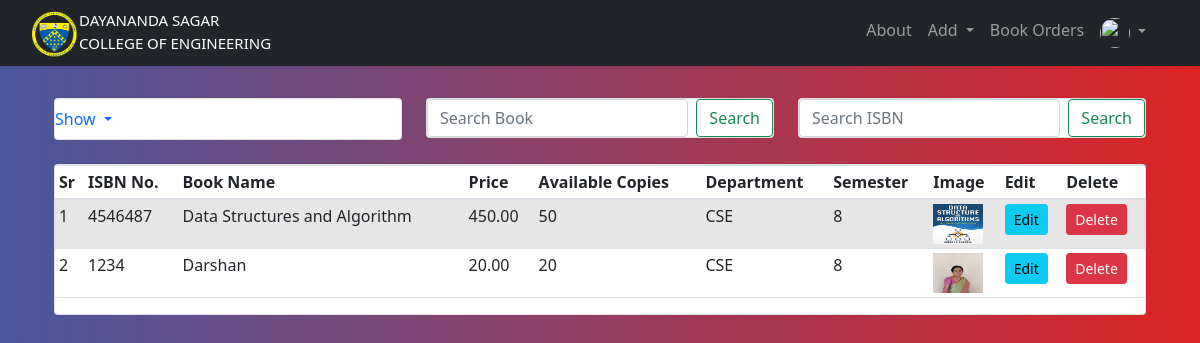
/admin_home (signed in), run on an earlier commit of the app's database.
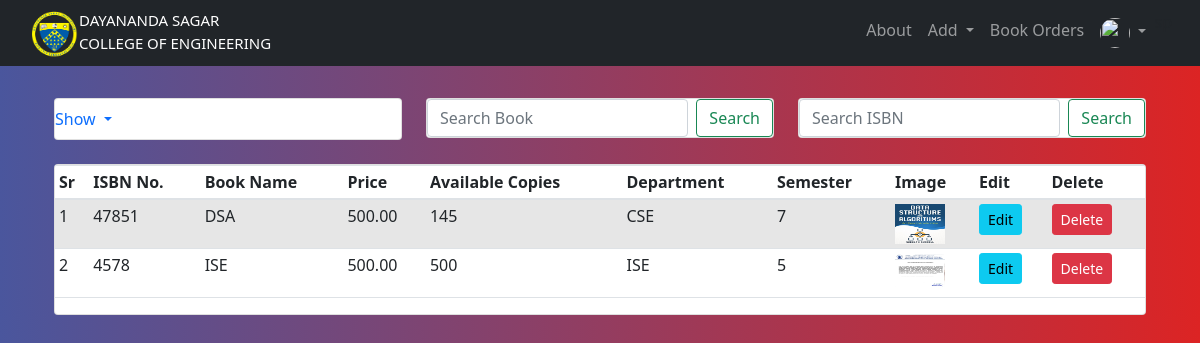
And on a later commit of the database.
### website/models.py (models this page shows, shortened)
class Addbook(db.Model):
    __tablename__='addbook'
    __searchable__ = ['name', 'desc', 'isbn']
    id = db.Column(db.Integer, primary_key=True)
    name = db.Column(db.String(80), nullable=False)
    price = db.Column(db.Numeric(10,2), nullable=False)
    isbn = db.Column(db.Integer,default=0)
    stock = db.Column(db.Integer,nullable=False)
    available_copies = db.Column(db.Integer,nullable=False)
    desc = db.Column(db.Text, nullable=False)
    pub_date = db.Column(db.DateTime, nullable=False, default=datetime.utcnow)
    department_id = db.Column(db.Integer, db.ForeignKey('department.id'),nullable=False)
    department = db.relationship('Department', backref=db.backref('departments',lazy=True))
    semester_id = db.Column(db.Integer, db.ForeignKey('semester.id'),nullable=False)
    semester = db.relationship('Semester', backref=db.backref('semesters',lazy=True))
    image_1 = db.Column(db.String(150), nullable=False, default='image.jpg')
    image_2 = db.Column(db.String(150), nullable=False, default='image.jpg')
    image_3 = db.Column(db.String(150), nullable=False, default='image.jpg')

class Department(db.Model):
        __searchable__ = ['name']
        id = db.Column(db.Integer, primary_key = True)
        name = db.Column(db.String(30), nullable = False, unique = True)

class Semester(db.Model):
        __searchable__ = ['name']
        id = db.Column(db.Integer, primary_key = True)
        name = db.Column(db.String(30), nullable = False, unique = True)

### website/views.py (the view)
@views.route('/admin_home')
@login_required
@requires_access_level("admin")
def admin_home():
    books = Addbook.query.all()
    return render_template("admin_home.html", user=current_user,books=books)

### website/models.py (called while the page is built)
        def get_urole(self):
                return self.urole

### website/views.py (called while the page is built)
def requires_access_level(access_level):
    def decorator(f):
        @wraps(f)
        def decorated_function(*args, **kwargs):
            if not current_user.is_authenticated:
                flash('Login to Access', 'error')
                return redirect(url_for('views.home'))
            if current_user.get_urole()!=access_level:
                logout_user()
                flash('You do not have access to this resource. You have been automatically Logged Out', 'error')
                return redirect(url_for('views.home'))
            return f(*args, **kwargs)
        return decorated_function
    return decorator

### website/templates/admin_home.html (shortened to what this page needs)
{% extends "base.html" %} {% block title %}Admin Home{% endblock %}
{% block content %}
<br>
<br>
<br>
<div class="container">
  <div class="row">
      <div class="col-md-4">
          <div class="card mt-100">
              <ul class="navbar-nav me-auto mb-2 mb-lg-0">
              <li class="nav-item dropdown">
                  <a class="nav-link dropdown-toggle" href="#" id="navbarDropdown" role="button" data-bs-toggle="dropdown" aria-expanded="false">
                    Show
                  </a>
                </li>
              </ul>
          </div>
      </div>
      <div class="col-md-4">
        <div class="card mt-100">
          <form class="d-flex">
            <input class="form-control me-2" type="search" placeholder="Search Book" aria-label="Search">
            <button class="btn btn-outline-success" type="submit">Search</button>
          </form>
        </div>
    </div>
    <div class="col-md-4">
      <div class="card mt-100">
        <form class="d-flex">
          <input class="form-control me-2" type="search" placeholder="Search ISBN" aria-label="Search">
          <button class="btn btn-outline-success" type="submit">Search</button>
        </form>
      </div>
  </div>
  </div>
  </div>
  <br/>
<div class="container">
  <div class="card">
  <table class="table table-sm table-condensed table-striped">
    <thead>
      <th>Sr</th>
      <th>ISBN No.</th>
      <th>Book Name</th>
      <th>Price</th>
      <th>Available Copies</th>
      <th>Department</th>
      <th>Semester</th>
      <th>Image</th>
      <th>Edit</th>
      <th>Delete</th>
    </thead>
    <tbody>
      {% for book in books %}
      <tr>
        <td>{{loop.index}}</td>
        <td>{{book.isbn}}</td>
        <td>{{book.name}}</td>
        <td>{{book.price}}</td>
        <td>{{book.stock}}</td>
        <td>{{book.department.name}}</td>
        <td>{{book.semester.name}}</td>
        <td><img src="{{url_for('static',filename='images/'+ book.image_1 )}}" width="50" height="40"></td>
        <td><a href="{{url_for('add.updatebook', id=book.id)}}" class="btn btn-info btn-sm">Edit </a></td>
        <td>
        <button type="button" class="btn btn-danger btn-sm" data-toggle="modal" data-target="#exampleModal-{{book.id}}">
        Delete
        </button>
        </td>
      </tr>
      {% endfor %}
    </tbody>
  </table>
</div>
</div>
{% endblock %}

### website/templates/base.html (shortened to what this page needs)
<!DOCTYPE html>
<html>
    <head>
        <link
      rel="stylesheet"
      href="https://stackpath.bootstrapcdn.com/bootstrap/4.4.1/css/bootstrap.min.css"
    />
    <link
      rel="stylesheet"
      href="https://stackpath.bootstrapcdn.com/font-awesome/4.7.0/css/font-awesome.min.css"
    />
    <link href="https://cdn.jsdelivr.net/npm/bootstrap@5.1.3/dist/css/bootstrap.min.css" rel="stylesheet">
    <link href="https://cdn.jsdelivr.net/npm/bootstrap@5.1.3/dist/css/bootstrap.min.css" rel="stylesheet">
    <link rel="stylesheet" type="text/css" href="{{url_for('static',filename='style.css')}}">
  </head>
    <body class="bg-nav">
        <nav class="navbar navbar-expand-lg navbar-dark bg-dark">
            <div class="container-fluid">
              {% if user.is_authenticated %}
              {% if user.get_urole()=="admin" %}
              <a href="/admin_home">
              {% elif user.get_urole()=="student" %}
              <a href="/student_home">
              {% elif user.get_urole()=="teacher" %}
              <a href="/teacher_home">
              {% endif %}
              {% else %}
              <a href="/home">
              {% endif %}
              <div style="float: left;">
                <img src="static/DNS logo.png" class="img-responsive" width="50px">
              </div>
              <div style="float:left;padding: 1px 1px 0; color: aliceblue;font-size: 15px; color: white;">DAYANANDA SAGAR<br>
                <em style="font-style: normal;color: aliceblue ; color: white;">COLLEGE OF ENGINEERING</em>
              </div>
              </a>
              <div class="d-flex justify-content-end" id="navbarSupportedContent">
                <ul class="navbar-nav me-auto mb-2 mb-lg-0">
                  <li class="nav-item">
                    <a class="nav-link" aria-current="page" href="/aboutUs">About</a>
                  </li>
                  {% if user.is_authenticated %}
                  {% if user.get_urole()=="admin" %}
                  <li class="nav-item dropdown">
                    <a class="nav-link dropdown-toggle" href="#" id="navbarDropdown" role="button" data-bs-toggle="dropdown" aria-expanded="false">
                      Add
                    </a>
                    <li class="nav-item">
                      <a class="nav-link" href="{{url_for('views.orders_list_on_status', status = 'Requested')}}">Book Orders</a>
                    </li>
                  </li>
                  {% endif %}
                  <ul class="navbar-nav">
                    <li class="nav-item dropdown">
                    <a class="nav-link dropdown-toggle" href="#" id="navbarDropdownMenuLink" role="button" data-toggle="dropdown" aria-haspopup="true" aria-expanded="false">
                      <img src="https://s3.eu-central-1.amazonaws.com/bootstrapbaymisc/blog/24_days_bootstrap/fox.jpg" width="30" height="30" class="rounded-circle">
                    </a>
                  </li>
                </ul>
                <li>
                </li>
                  {% endif %}
                </ul>
              </div>
            </div>
          </nav>
          <div class="container">
              {% block content %}
              {% endblock %}
          </div>
    </body>
</html>

### website/static/style.css (style rules this page uses)
.bg-nav { background: #DC2424; background: -webkit-linear-gradient(to right, #4A569D, #DC2424); background: linear-gradient(to right, #4A569D, #DC2424); }
.mt-100 { margin-top: -40px; }

What changed in the data, as far as the page shows it:
changed Addbook "CSE": isbn "4546487" → "47851"; name "Data Structures and Algorithm" → "DSA"; price "450.00" → "500.00"; stock "50" → "145"; semester.name "8" → "7"
changed Addbook: isbn "1234" → "4578"; name "Darshan" → "ISE"; price "20.00" → "500.00"; stock "20" → "500"; department.name "CSE" → "ISE"; semester.name "8" → "5"; image_1: a different picture
